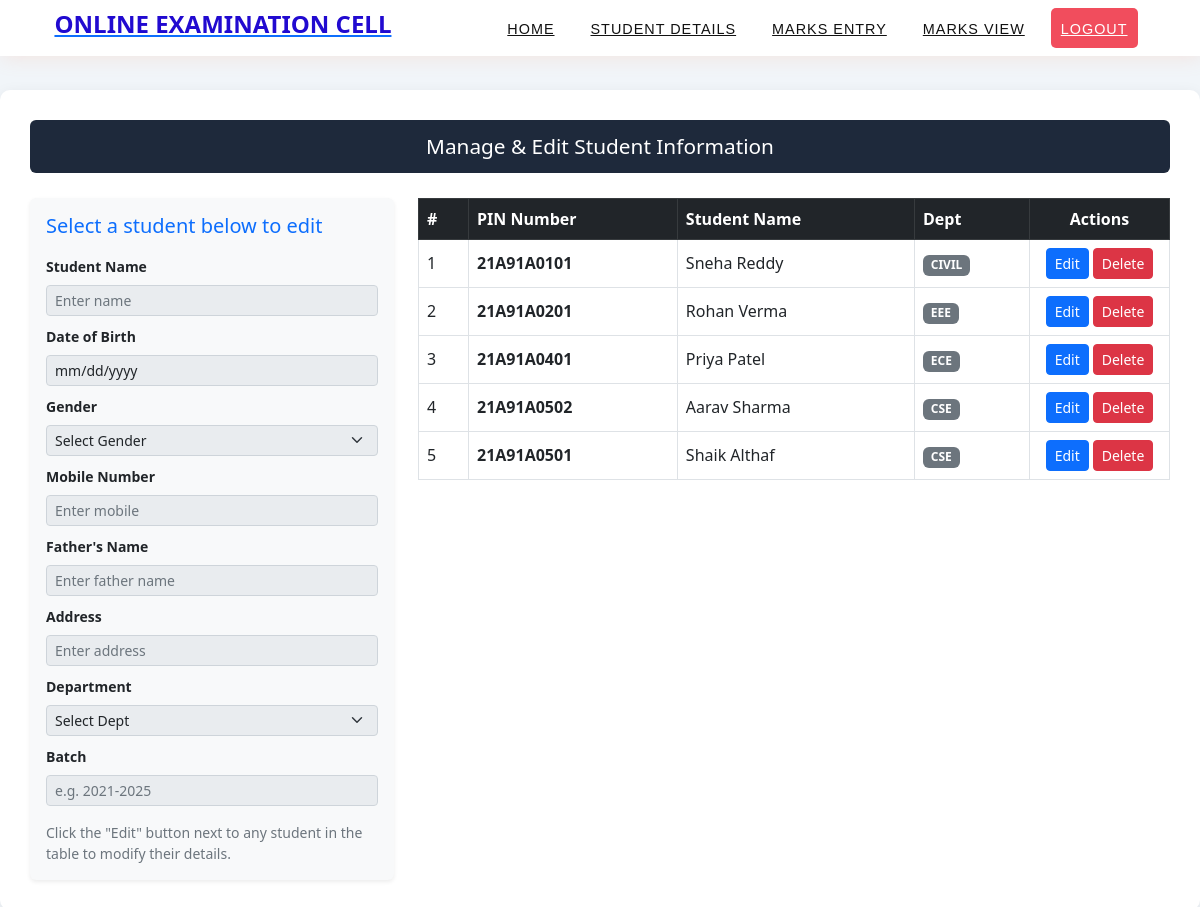
Page /student-info/staffedit.php (signed in) on the committed database.
### tables this page shows
CREATE TABLE IF NOT EXISTS `student_data` (
  `id` INT AUTO_INCREMENT PRIMARY KEY,
  `pin_number` VARCHAR(30) NOT NULL UNIQUE,
  `student_name` VARCHAR(100) NOT NULL,
  `date_of_birth` DATE DEFAULT NULL,
  `gender` VARCHAR(15) DEFAULT NULL,
  `mobile_number` VARCHAR(20) DEFAULT NULL,
  `father_name` VARCHAR(100) DEFAULT NULL,
  `address` TEXT DEFAULT NULL,
  `department` VARCHAR(20) NOT NULL,
  `batch` VARCHAR(20) DEFAULT NULL,
  `created_at` TIMESTAMP DEFAULT CURRENT_TIMESTAMP
);

### student-info/staffedit.php (the view, shortened to what this page needs)
<?php
require_once "db_config.php";
$update = false;
$id = '';
$student_name = '';
$date_of_birth = '';
$mobile_number = '';
$father_name = '';
$address = '';
$batch = '';
?>
<!DOCTYPE html>
<html lang="en">
<head>
    <link rel="stylesheet" href="../css/style.css" />
    <link rel="stylesheet" href="https://cdn.jsdelivr.net/npm/bootstrap@5.2.2/dist/css/bootstrap.min.css" />
</head>
<body>
    <section class="main">
        <nav>
            <a href="../index.php" class="logo">
                <h1 style="color: #210ad0; font-size: 24px; font-weight: 700; font-family: 'Segoe UI', Tahoma, Geneva, Verdana, sans-serif;">ONLINE EXAMINATION CELL</h1>
            </a>
            <ul class="menu" style="border-radius: 5px;">
                <li><a href="../index.php">Home</a></li>
                <li><a href="#">Student Details</a>
                </li>
                <li><a href="#">Marks Entry</a>
                </li>
                <li><a href="#">Marks View</a>
                </li>
                <li><a href="../logout.php" class="active" style="width: auto; border-radius: 5px; cursor: pointer;">Logout</a></li>
            </ul>
        </nav>
        <div class="manage-box">
            <h2>Manage & Edit Student Information</h2>
            <div class="row g-4">
                <div class="col-lg-4">
                    <div class="card shadow-sm border-0 bg-light p-3">
                        <h5 class="card-title mb-3 text-primary">
                            <?php echo $update ? 'Edit Student: ' . htmlspecialchars($id) : 'Select a student below to edit'; ?>
                        </h5>
                        <form method="POST">
                            <div class="mb-2">
                                <label class="form-label small fw-bold">Student Name</label>
                                <input placeholder="Enter name" name="student_name" value="<?php echo htmlspecialchars($student_name); ?>" type="text" class="form-control form-control-sm" required <?php if(!$update) echo 'disabled'; ?>>
                            </div>
                            <div class="mb-2">
                                <label class="form-label small fw-bold">Date of Birth</label>
                                <input name="date_of_birth" value="<?php echo htmlspecialchars($date_of_birth); ?>" type="date" class="form-control form-control-sm" <?php if(!$update) echo 'disabled'; ?>>
                            </div>
                            <div class="mb-2">
                                <label class="form-label small fw-bold">Gender</label>
                                <select name="gender" class="form-select form-select-sm" <?php if(!$update) echo 'disabled'; ?>>
                                    <option value="">Select Gender</option>
                                </select>
                            </div>
                            <div class="mb-2">
                                <label class="form-label small fw-bold">Mobile Number</label>
                                <input placeholder="Enter mobile" value="<?php echo htmlspecialchars($mobile_number); ?>" name="mobile_number" type="tel" class="form-control form-control-sm" <?php if(!$update) echo 'disabled'; ?>>
                            </div>
                            <div class="mb-2">
                                <label class="form-label small fw-bold">Father's Name</label>
                                <input placeholder="Enter father name" value="<?php echo htmlspecialchars($father_name); ?>" name="father_name" type="text" class="form-control form-control-sm" <?php if(!$update) echo 'disabled'; ?>>
                            </div>
                            <div class="mb-2">
                                <label class="form-label small fw-bold">Address</label>
                                <input placeholder="Enter address" value="<?php echo htmlspecialchars($address); ?>" name="address" type="text" class="form-control form-control-sm" <?php if(!$update) echo 'disabled'; ?>>
                            </div>
                            <div class="mb-2">
                                <label class="form-label small fw-bold">Department</label>
                                <select name="department" class="form-select form-select-sm" <?php if(!$update) echo 'disabled'; ?>>
                                    <option value="">Select Dept</option>
                                </select>
                            </div>
                            <div class="mb-3">
                                <label class="form-label small fw-bold">Batch</label>
                                <input placeholder="e.g. 2021-2025" value="<?php echo htmlspecialchars($batch); ?>" name="batch" type="text" class="form-control form-control-sm" <?php if(!$update) echo 'disabled'; ?>>
                            </div>
                            <?php if ($update): ?>
                                <div class="d-flex gap-2">
                                    <button class="btn btn-primary w-100" type="submit" name="update">Save Changes</button>
                                    <a href="staffedit.php" class="btn btn-secondary">Cancel</a>
                                </div>
                            <?php else: ?>
                                <p class="text-muted small mb-0">Click the "Edit" button next to any student in the table to modify their details.</p>
                            <?php endif; ?>
                        </form>
                    </div>
                </div>
                <div class="col-lg-8">
                    <div class="table-responsive">
                        <table class="table table-bordered table-hover align-middle">
                            <thead class="table-dark">
                                <tr>
                                    <th style="width: 50px;">#</th>
                                    <th>PIN Number</th>
                                    <th>Student Name</th>
                                    <th>Dept</th>
                                    <th class="text-center" style="width: 140px;">Actions</th>
                                </tr>
                            </thead>
                            <tbody>
                                <?php
                                $query = "SELECT * FROM student_data ORDER BY id DESC";
                                $result_tasks = mysqli_query($conn, $query);
                                $cnt = 1;
                                if ($result_tasks && mysqli_num_rows($result_tasks) > 0) {
                                    while ($row = mysqli_fetch_assoc($result_tasks)) {
                                        $isEditing = ($id === $row['pin_number']);
                                        echo "<tr class='" . ($isEditing ? 'table-warning' : '') . "'>";
                                        echo "<td>" . $cnt++ . "</td>";
                                        echo "<td><strong>" . htmlspecialchars($row['pin_number']) . "</strong></td>";
                                        echo "<td>" . htmlspecialchars($row['student_name']) . "</td>";
                                        echo "<td><span class='badge bg-secondary'>" . htmlspecialchars($row['department']) . "</span></td>";
                                        echo "<td class='text-center'>";
                                        echo "<a href='staffedit.php?id=" . urlencode($row['pin_number']) . "' class='btn btn-sm btn-primary me-1'>Edit</a>";
                                        echo "<a href='delete-student.php?id=" . urlencode($row['pin_number']) . "' class='btn btn-sm btn-danger' onclick='return confirm(\"Are you sure you want to delete this student record?\");'>Delete</a>";
                                        echo "</td>";
                                        echo "</tr>";
                                    }
                                } else {
                                    echo "<tr><td colspan='5' class='text-center py-4 text-muted'>No students registered yet.</td></tr>";
                                }
                                ?>
                            </tbody>
                        </table>
                    </div>
                </div>
            </div>
        </div>
    </section>
</body>
</html>

### css/style.css (style rules this page uses)
body { margin:0px; padding: 0px; font-family: calibri; }
* { box-sizing: border-box; }
ul { list-style: none; }
a { text-decoration: none; }
input { outline: none; border: none; }
.main { width:100%; height:768px; }
nav { display: flex; font-family: 'Franklin Gothic Medium', 'Arial Narrow', Arial, sans-serif; align-items: center; justify-content: space-around; padding: 0px 30px; background-color:#fff; box-shadow: 2px 2px 20px rgba(255, 151, 103, 0.164); z-index: 1; width:100%; position: fixed; left: 0px; top: 0px; }
nav ul { display: flex; margin:0px; padding: 0px; }
nav ul li a { height:40px; line-height: 43px; margin: 8px; padding: 0px 10px; display: flex; font-size: 0.9rem; text-transform: uppercase; font-weight: 400; color:#111; letter-spacing: 1px; transition: 0.4s ease-in-out; }
.active { background-color: #F14D5D; color: #fff; }

### student-info/staffedit.php (style rules this page uses)
body { font-family: 'Segoe UI', Tahoma, Geneva, Verdana, sans-serif; background-color: #f1f5f9; margin: 0; padding: 0; }
.manage-box { max-width: 1200px; margin: 90px auto 40px; background: #fff; padding: 30px; border-radius: 10px; box-shadow: 0 4px 15px rgba(0,0,0,0.08); }
h2 { background-color: #1e293b; color: #fff; text-align: center; padding: 14px; margin: 0 0 25px 0; border-radius: 6px; font-size: 1.3rem; }

### rows in the picture
student_data: pin_number "21A91A0101", student_name "Sneha Reddy", department "CIVIL"
student_data: pin_number "21A91A0201", student_name "Rohan Verma", department "EEE"
student_data: pin_number "21A91A0401", student_name "Priya Patel", department "ECE"
student_data: pin_number "21A91A0502", student_name "Aarav Sharma", department "CSE"
student_data: pin_number "21A91A0501", student_name "Shaik Althaf", department "CSE"
